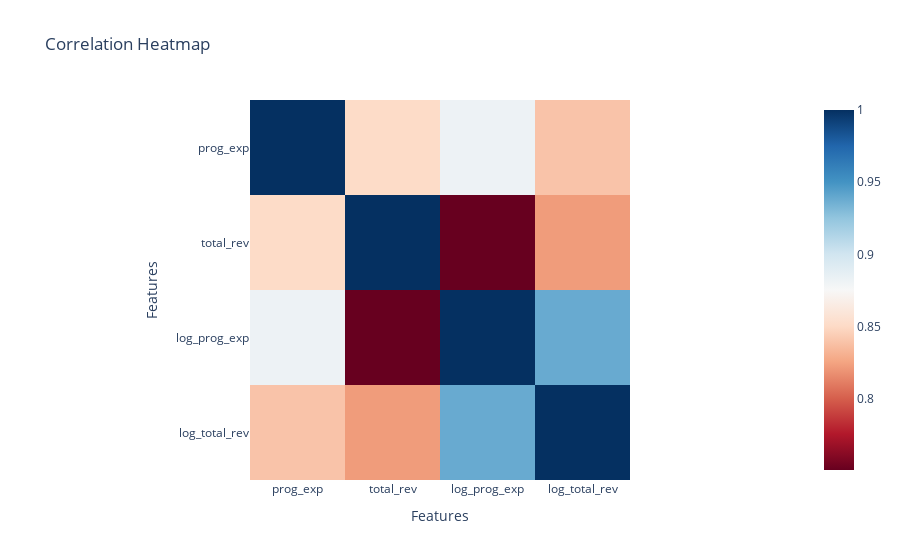

The cell this chart's notebook holds for it:
### Markdown cell above
## Visualization for Research Questions
- This section will include the visualizations that provide insights for the research questions defined earlier.  
- **Development Steps for Answering the Research Questions**:
  1. During **Exploratory Data Analysis (EDA)**, visualize initial patterns or trends related to the research questions.
  2. During **Model Evaluation**, provide visualizations to interpret model performance with respect to the research questions.
  3. During the **Final Analysis and Reporting**, present polished visualizations that summarize findings for each research question.

- Create the visualizations for each research question you defined, prove it or answer it, then add a markdown cell after each visual to comment and explain how the visual support your research question.

### Code cell
corr_matrix = merged_df[['prog_exp', 'total_rev', 'log_prog_exp', 'log_total_rev']].corr()
fig = px.imshow(corr_matrix, 
                color_continuous_scale='RdBu', 
                title="Correlation Heatmap", 
                labels=dict(x="Features", y="Features"))
fig.show()

histo_rev = px.bar(state_agg, y="prog_exp", x="state")
histo_rev.update_layout(
    yaxis_title="Mean of Program Expenditure",
    xaxis_title="State"
)
histo_rev.update_traces(marker_color='red')
histo_rev.show()

category_agg = merged_df.groupby('category').agg(
    count=('category', 'count'),
    mean_prog_exp=('prog_exp', 'mean')
).reset_index()

fig = px.scatter_3d(
    category_agg,
    x='category',
    y='count',
    z='mean_prog_exp',
    text='category', 
    title='3D Scatter Plot: Category vs Count vs Mean Program Expenditure'
)
fig.update_traces(textfont=dict(size=6))
fig.show()

### Figure 1 — Plotly figure (JSON) as saved in the notebook; plotly's stock layout.template omitted (floating-point values rounded to 4 significant figures)
{"data": [{"coloraxis": "coloraxis", "hovertemplate": "Features: %{x}<br>Features: %{y}<br>color: %{z}<extra></extra>", "name": "0", "type": "heatmap", "x": ["prog_exp", "total_rev", "log_prog_exp", "log_total_rev"], "xaxis": "x", "y": ["prog_exp", "total_rev", "log_prog_exp", "log_total_rev"], "yaxis": "y", "z": [[1, 0.8509, 0.8817, 0.8394], [0.8509, 1, 0.7506, 0.8222], [0.8817, 0.7506, 1, 0.9384], [0.8394, 0.8222, 0.9384, 1]]}], "layout": {"coloraxis": {"colorscale": [[0, "rgb(103,0,31)"], [0.1, "rgb(178,24,43)"], [0.2, "rgb(214,96,77)"], [0.3, "rgb(244,165,130)"], [0.4, "rgb(253,219,199)"], [0.5, "rgb(247,247,247)"], [0.6, "rgb(209,229,240)"], [0.7, "rgb(146,197,222)"], [0.8, "rgb(67,147,195)"], [0.9, "rgb(33,102,172)"], [1, "rgb(5,48,97)"]]}, "title": {"text": "Correlation Heatmap"}, "xaxis": {"anchor": "y", "constrain": "domain", "domain": [0, 1], "scaleanchor": "y", "title": {"text": "Features"}}, "yaxis": {"anchor": "x", "autorange": "reversed", "constrain": "domain", "domain": [0, 1], "title": {"text": "Features"}}}}
